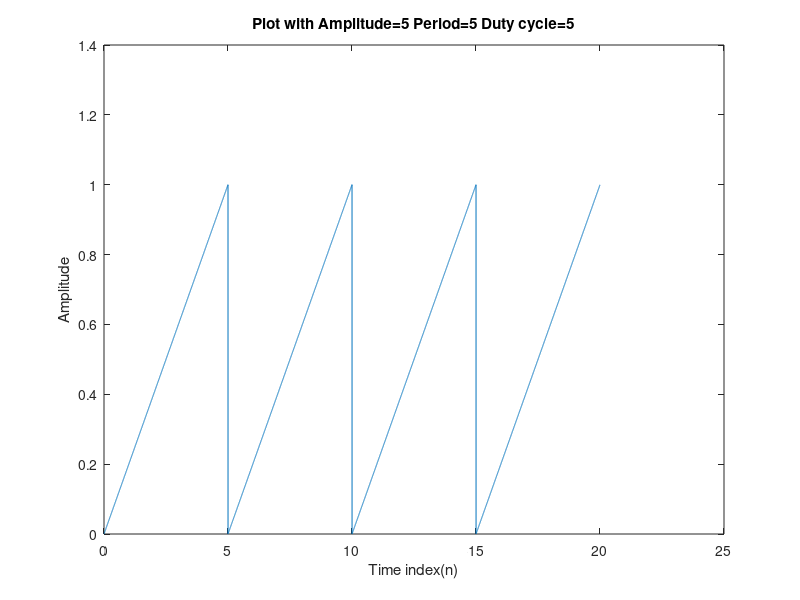

Here is the MATLAB script that generated this plot:
%Problem_1b.m
%Candidate No. 137037
%Date Created: 27 November 2015
%Last Modified: 09 December 2015


clear all; close all; clc; %Clear all variables, close all figures and clear the command line.
A=input('Enter amplitude:'); %Specify the amplitude
T=input('Enter the period:'); %Specify the period
D=input('Enter the duty cycle:'); %Specify the duty cycle

tau=T*D; %Time signal is active
t(1)=0;
i=1;
l=0;
C=T;

%Generate Sawtooth shape
for j=1:4
    while t(i)<C
        i=i+1;
        t(i)=t(i-1)+1e-3;
        if t(i)<tau;
            x(i)=A*t(i-l)/(tau-T*(j-1));
        else
            x(i)=0;
        end
    end
    l=i-1;
    C=C+T;
    tau=tau+T;
end
%Plot Sawtooth
str=sprintf('Plot with Amplitude=%d Period=%d Duty cycle=%d',A,T,D);
plot(t,x)
xlabel('Time index(n)')
ylabel('Amplitude')
title(str)